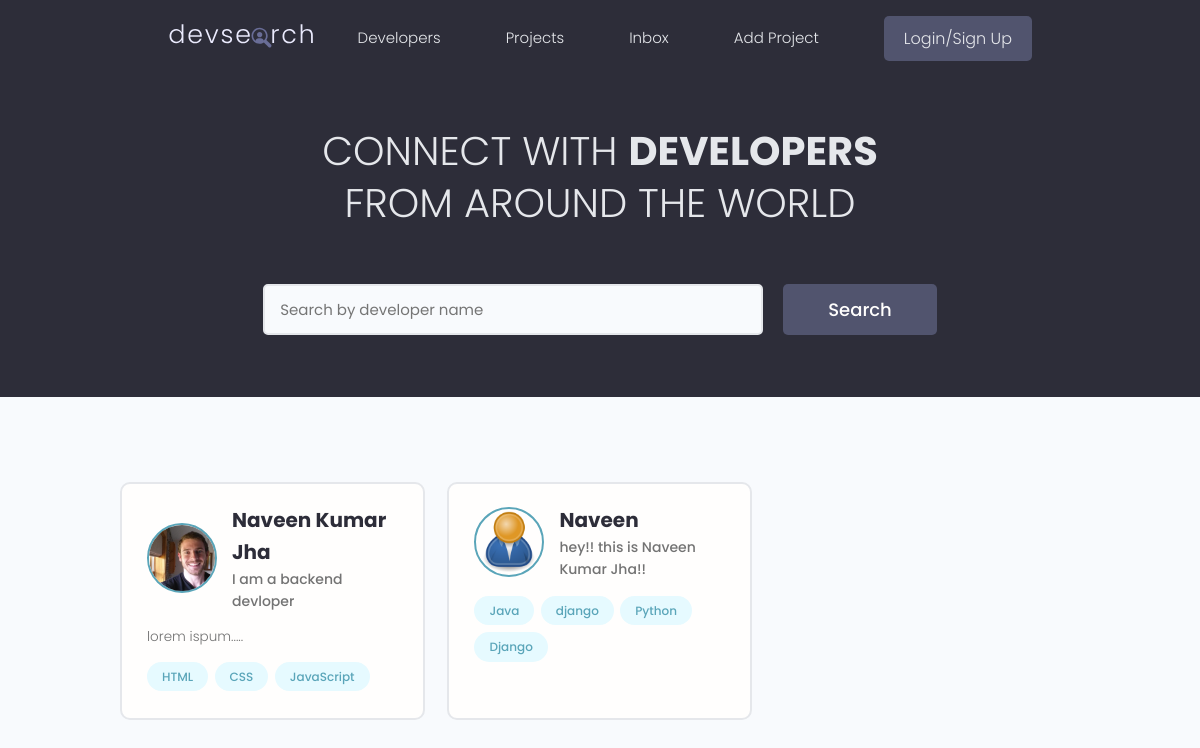
The page / on the database its author committed.
### users/models.py (models this page shows, shortened)
class Profile(models.Model):
   user = models.OneToOneField(User, on_delete=models.CASCADE, null=True, blank=True)
   name= models.CharField(max_length=200, blank=True, null=True)
   email = models.EmailField(max_length=200, blank=True, null=True)
   username = models.CharField(max_length=200, blank=True, null=True)
   location = models.CharField(max_length=200, blank=True, null=True)
   short_intro = models.CharField(max_length=200, blank=True, null=True)
   bio = models.TextField(max_length=500, blank=True, null=True)
   profile_image = models.ImageField(null=True, blank=True, default='profiles/user-default.png', upload_to='profiles/')
   created = models.DateTimeField(auto_now_add = True)
   id = models.UUIDField(default=uuid.uuid4, unique=True, primary_key=True, editable=False)
   social_github = models.CharField(max_length=200, blank=True, null=True)
   social_twitter = models.CharField(max_length=200, blank=True, null=True)
   social_linkedin = models.CharField(max_length=200, blank=True, null=True)
   social_website = models.CharField(max_length=200, blank=True, null=True)

class Skill(models.Model):
   owner = models.ForeignKey(Profile, on_delete=models.CASCADE, null=True, blank=True)
   name = models.CharField(max_length=200, blank=True, null=True)
   description = models.TextField(null=True, blank=True)
   created = models.DateTimeField(auto_now_add=True)
   id = models.UUIDField(default=uuid.uuid4, unique=True, primary_key= True, editable=False)
   def __str__(self):
      return str(self.name)

### users/views.py (the view)
# urls.py: path('', views.profiles, name="profilies"),
def profiles(request):
   profiles = Profile.objects.all()
   context = {'profiles': profiles}
   return render(request, 'users/profiles.html', context)

### users/templates/users/profiles.html (shortened to what this page needs)
{% extends 'main.html' %}
{% block content %}
<main class="home">
   <section class="hero-section text-center">
     <div class="container container--narrow">
       <div class="hero-section__box">
         <h2>CONNECT WITH <span>DEVELOPERS</span></h2>
         <h2>FROM AROUND THE WORLD</h2>
       </div>
       <div class="hero-section__search">
         <form class="form" action="#" method="get">
           <div class="form__field">
             <input class="input input--text" id="formInput#search" type="text" name="text"
               placeholder="Search by developer name" />
           </div>
           <input class="btn btn--sub btn--lg" type="submit" value="Search" />
         </form>
       </div>
     </div>
   </section>
   <section class="devlist">
     <div class="container">
       <div class="grid grid--three">
         {% for profile in profiles %}
         <div class="column card">
           <div class="dev">
             <a href="{% url 'user-profile' profile.id %}" class="card__body">
               <div class="dev__profile">
                 <img class="avatar avatar--md" src="{{ profile.profile_image.url}}" alt="image" />
                 <div class="dev__meta">
                   <h3>{{profile.name}}</h3>
                   <h5>{{profile.short_intro|slice:"50"}}</h5>
                 </div>
               </div>
               <p class="dev__info">
                 {{profile.bio|slice:"150"}}
               </p>
               <div class="dev__skills">
                  {% for skill in profile.skill_set.all|slice:"5" %}
                 <span class="tag tag--pill tag--main">
                   <small>{{skill}}</small>
                 </span>
                 {% endfor %}
               </div>
             </a>
           </div>
         </div>
         {% endfor %}
       </div>
     </div>
   </section>
 </main>
{% endblock content %}

### static/styles/app.css (style rules this page uses)
:root { --color-sub: #2d2d39; }
.btn--sub { background-color: var(--color-sub-light); }
.card { border: 2px solid var(--color-light); }
img { width: 100%; }
.hero-section { height: 40vh; display: flex; align-items: center; background-color: var(--color-sub); }
.hero-section__box { margin-bottom: 4rem; }
.hero-section__box > h2, .hero-section__box > h2 > span { font-size: 4rem; color: var(--color-light); line-height: 1.3; text-transform: uppercase; }
.hero-section__box > h2 { font-weight: 300; }
.hero-section__box > h2 > span { font-weight: 700; }
.hero-section__search > .form { display: flex; align-items: center; justify-content: center; gap: 2rem; }
.hero-section__search > .form input.input--text { width: 50rem; }
.devlist { margin-top: 8rem; }
.devlist .grid { align-items: stretch; }
.devlist .dev .dev__profile { display: flex; align-items: center; gap: 1.5rem; }
.devlist .dev .dev__meta h3 { color: var(--color-sub); font-size: 2rem; font-weight: 700; }
.devlist .dev .dev__meta h5 { color: var(--color-text); font-size: 1.4rem; font-weight: 500; }
.devlist .dev .dev__info { margin: 1.5rem 0; font-size: 1.35rem; line-height: 1.4; text-align: justify; }

### static/uikit/styles/modules/_variables.css (style rules this page uses)
:root { --color-main: #5aa5b9; --color-main-light: #e6faff; --color-sub: #3f4156; --color-sub-light: #51546e; --color-sub-lighter: #ededfd; --color-text: #737373; --color-gray: #8b8b8b; --color-light: #e5e7eb; --color-light-gray: #767676; --color-bg: #f8fafd; --color-white: #fffefd; --color-white-light: #f3f3f3; --color-success: #359e64; --color-success-bg: #def8e8; --color-error: #fc4b0b; --color-error-bg: #fff2ee; --font-base: 'Poppins', arial, helvetica, 'Segoe UI', roboto, ubuntu, sans-serif; --font-monospace: 'Fira Code', 'Courier New', courier, monospace; --font-regular: 300; --font-medium: 500; --font-bold: 700; --generic-shadow: 1px 1px 5px #00000010; --generic-transition: all 0.3s ease-in-out; }

### static/uikit/styles/modules/_base.css (style rules this page uses)
* { margin: 0; padding: 0; box-sizing: border-box; text-rendering: optimizeLegibility; color: inherit; font-size: inherit; }
html { font-size: 50%; }
@media only screen and (min-width: 480px) { html { font-size: 56.25%; } }
@media only screen and (min-width: 1200px) { html { font-size: 62.5%; } }
body { line-height: 1.6; font-weight: 400; font-size: 1.5rem; color: var(--color-text); background-color: var(--color-bg); min-height: 100vh; }

### static/uikit/styles/modules/_typography.css (style rules this page uses)
* { font-family: var(--font-base); }
h2 { font-size: 3.6rem; font-weight: var(--font-bold); }
h3 { font-size: 3.2rem; font-weight: var(--font-medium); }
h5 { font-size: 2.4rem; font-weight: var(--font-medium); }
h5, h6 { font-weight: var(--font-regular); }
p, span, strong { font-size: 1.6rem; color: var(--color-text); font-weight: var(--font-regular); }
a { padding-bottom: 2px; text-decoration: none; display: inline-block; color: var(--color-main); font-weight: var(--font-medium); }

### static/uikit/styles/modules/_utilities.css (style rules this page uses)
.container { width: 92%; max-width: 165rem; margin: 0 auto; box-sizing: border-box; }
.container--narrow { width: 92%; max-width: 120rem; }
@media screen and (min-width: 1000px) { .container { width: 90%; } }
@media screen and (min-width: 1000px) { .container--narrow { width: 85%; } }
@media screen and (min-width: 1200px) { .container { width: 80%; } }
@media screen and (min-width: 1200px) { .container--narrow { width: 72%; } }
.text-center { text-align: center; }

### static/uikit/styles/modules/_avatar.css (style rules this page uses)
.avatar { border-radius: 50%; border: 2px solid var(--color-main); object-fit: cover; }
.avatar--md { height: 7rem; width: 7rem; }

### static/uikit/styles/modules/_button.css (style rules this page uses)
.btn { display: inline-block; position: relative; cursor: pointer; background-color: var(--color-light); font-weight: var(--font-medium); color: var(--color-sub); text-decoration: none; padding: 1rem 2rem; border-radius: 0.5rem; border: none; width: -webkit-fit-content; width: -moz-fit-content; width: fit-content; height: -webkit-fit-content; height: -moz-fit-content; height: fit-content; font-size: 1.6rem; outline-width: 0; outline-color: transparent; -webkit-backface-visibility: hidden; backface-visibility: hidden; transition: all 0.3s ease-in-out; }
.btn--sub { background-color: var(--color-sub); color: var(--color-white); }
.btn--lg { font-size: 1.8rem; padding: 1.2rem 4.5rem; }

### static/uikit/styles/modules/_card.css (style rules this page uses)
.card { border-radius: 1rem; background-color: var(--color-white); border: 1.5px solid var(--color-light); width: auto; height: auto; margin-top: 0.5rem; margin-bottom: 0.5rem; overflow: hidden; }
.card__body, .card__header { padding: 2rem 2.5rem; }

### rows shown on the page
Profile: profile_image (picture), name "Naveen Kumar Jha", short_intro "I am a backend devloper", bio "lorem ispum....."
Skill: name "HTML"
Skill: name "CSS"
Skill: name "JavaScript"
Profile: profile_image (placeholder picture), name "Naveen", short_intro "hey!! this is Naveen Kumar Jha!!"
Skill: name "Java"
Skill: name "django"
Skill: name "Python"
Skill: name "Django"
